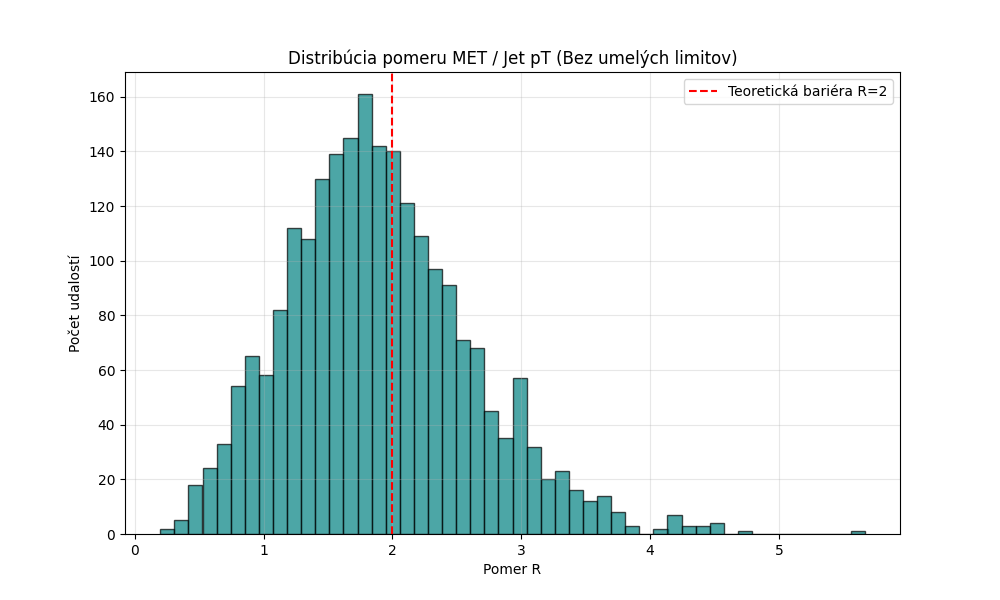

Reproduce this figure in Python.
import glob

import awkward as ak
import matplotlib.pyplot as plt
import numpy as np
import pandas as pd
import uproot

# --- 1. KONFIGURÁCIA ---
limit_high_met = 50.0

# Názvy premenných pre ATLAS PHYSLITE / Open Data
possible_electron_names = [["AnalysisElectronsAuxDyn.pt", "AnalysisElectronsAuxDyn.eta"], ["el_pt", "el_eta"]]
possible_muon_names = [["AnalysisMuonsAuxDyn.pt", "AnalysisMuonAuxDyn.eta"], ["mu_pt", "mu_eta"]]
possible_jet_names = [["AnalysisJetsAuxDyn.pt", "AnalysisJetsAuxDyn.phi"], ["jet_pt", "jet_phi"]]


def find_branches(tree_keys, candidates):
    for variant in candidates:
        if all(col in tree_keys for col in variant):
            return variant
    return None


def calculate_delta_phi(phi1, phi2):
    dphi = np.abs(phi1 - phi2)
    dphi = np.where(dphi > np.pi, 2 * np.pi - dphi, dphi)
    return dphi


print("--- KRITICKÁ ANALÝZA: TEST BARIÉRY R=2.0 ---")
root_files = glob.glob("*.root*")
if not root_files: raise SystemExit("Žiadne súbory.")

all_dataframes = []

for filename in root_files:
    try:
        with uproot.open(filename) as file:
            tree_name = "CollectionTree" if "CollectionTree" in file else list(file.keys())[0]
            tree = file[tree_name]
            keys = tree.keys()

            el_branches = find_branches(keys, possible_electron_names)
            mu_branches = find_branches(keys, possible_muon_names)
            jet_branches = find_branches(keys, possible_jet_names)

            if not jet_branches: continue

            mpx_name, mpy_name = "MET_Core_AnalysisMETAuxDyn.mpx", "MET_Core_AnalysisMETAuxDyn.mpy"
            is_vector_met = mpx_name in keys

            load_list = ["EventInfoAuxDyn.eventNumber" if "EventInfoAuxDyn.eventNumber" in keys else "eventNumber"]
            load_list += [mpx_name, mpy_name] if is_vector_met else ["met_et", "met_phi"]
            if el_branches: load_list += el_branches
            if mu_branches: load_list += mu_branches
            load_list += jet_branches

            data = tree.arrays(load_list, library="ak")

            # --- FYZIKA ---
            if is_vector_met:
                # Safely get mpx and mpy, defaulting to 0 if the ListArray is empty
                mpx = ak.fill_none(ak.firsts(ak.pad_none(data[mpx_name], 1, clip=True)), 0)
                mpy = ak.fill_none(ak.firsts(ak.pad_none(data[mpy_name], 1, clip=True)), 0)
                met_gev = np.sqrt(mpx ** 2 + mpy ** 2) / 1000.0
                met_phi = np.arctan2(mpy, mpx)
            else:
                met_gev, met_phi = data["met_et"] / 1000.0, data["met_phi"]

            n_lep = (ak.sum(data[el_branches[0]] / 1000.0 > 10, axis=1) if el_branches else 0) + \
                    (ak.sum(data[mu_branches[0]] / 1000.0 > 10, axis=1) if mu_branches else 0)

            jet_pt_raw = data[jet_branches[0]] / 1000.0
            jet_phi_raw = data[jet_branches[1]]

            # Safely get leading jet pt and phi, defaulting to 0 if no jets
            lead_jet_pt = ak.fill_none(ak.firsts(ak.pad_none(jet_pt_raw, 1, clip=True)), 0)
            lead_jet_phi = ak.fill_none(ak.firsts(ak.pad_none(jet_phi_raw, 1, clip=True)), 0)
            dphi = calculate_delta_phi(met_phi, lead_jet_phi)

            all_dataframes.append(pd.DataFrame({
                "MET_GeV": ak.to_numpy(met_gev),
                "LeadJet_Pt": ak.to_numpy(lead_jet_pt),
                "N_Leptons": ak.to_numpy(n_lep),
                "DeltaPhi": ak.to_numpy(dphi)
            }))
    except Exception as e:
        print(f"Warning: Could not process file {filename} due to error: {e}")
        continue  # Skip to the next file

# Check if any dataframes were successfully processed
if not all_dataframes: raise SystemExit("No dataframes were successfully loaded from any ROOT files.")

full_df = pd.concat(all_dataframes, ignore_index=True)
golden = full_df[
    (full_df["MET_GeV"] > limit_high_met) & (full_df["N_Leptons"] == 0) & (full_df["DeltaPhi"] > 2.0)].copy()

# VÝPOČET POMERU BEZ OBMEDZENÍ
golden["Ratio"] = golden["MET_GeV"] / golden["LeadJet_Pt"]

# --- ŠTATISTICKÝ PRIESKUM ---
over_two = golden[golden["Ratio"] > 2.0]
print(f"Celkový počet kandidátov: {len(golden)}")
print(f"Počet udalostí s R > 2.0: {len(over_two)} ({len(over_two) / len(golden) * 100:.2f}%)")

# GRAF S ROZŠÍRENÝM ROZSAHOM
plt.figure(figsize=(10, 6))
# Zmenili sme range z (0, 2.0) na automatický (alebo širší), aby sme videli 'chvost'
plt.hist(golden["Ratio"], bins=50, color='teal', alpha=0.7, edgecolor='black')
plt.axvline(x=2.0, color='red', linestyle='--', label='Teoretická bariéra R=2')
plt.title("Distribúcia pomeru MET / Jet pT (Bez umelých limitov)")
plt.xlabel("Pomer R")
plt.ylabel("Počet udalostí")
plt.legend()
plt.grid(alpha=0.3)
plt.savefig("ratio_unlimited_analysis.png")
plt.show()
